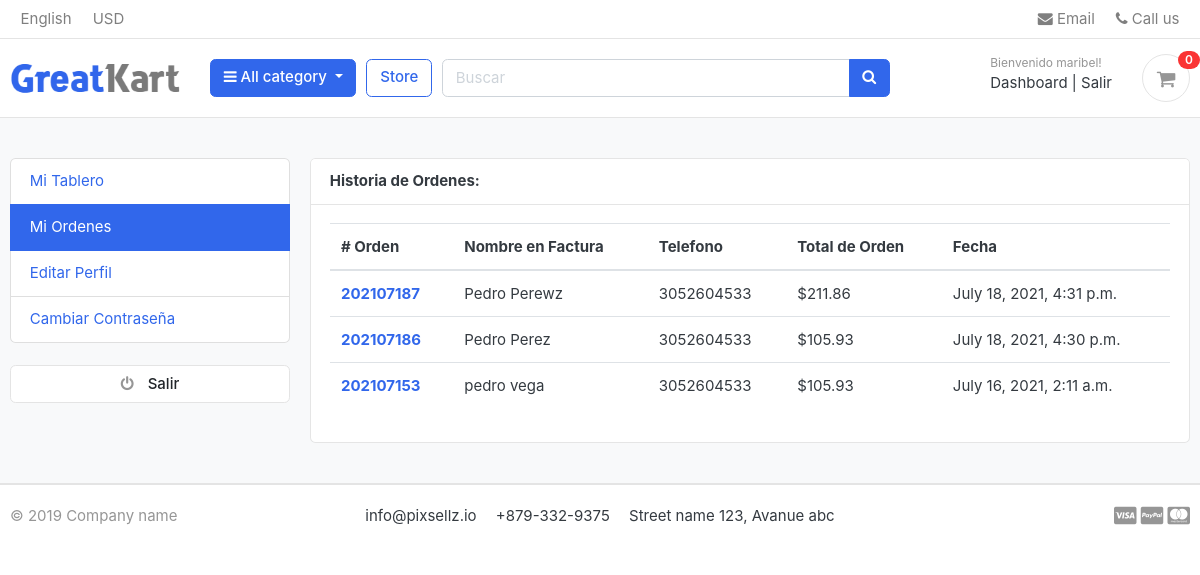
Page /cuentas/mis_ordenes/ (signed in) on the committed database.
### cuentas/models.py (models this page shows, shortened)
class Account(AbstractBaseUser):
    first_name = models.CharField(max_length=50)
    last_name = models.CharField(max_length=50)
    username = models.CharField(max_length=100, unique=True)
    email = models.EmailField(max_length=100, unique=True)
    phone = models.CharField(max_length=50)
    date_joined = models.DateTimeField(auto_now_add=True)
    last_login = models.DateTimeField(auto_now_add=True)
    is_admin = models.BooleanField(default=False)
    is_staff = models.BooleanField(default=False)
    is_active = models.BooleanField(default=False)
    is_superadmin = models.BooleanField(default=False)
    USERNAME_FIELD= 'email'
    REQUIRED_FIELDS = ['username','first_name','last_name']
    objects= MyAccountManager()

### orders/models.py (models this page shows, shortened)
class Order(models.Model):
    STATUS = (
        ('New', 'New'),
        ('Accepted', 'Accepted'),
        ('Completed', 'Completed'),
        ('Cancelled', 'Cancelled'),
    )
    user           = models.ForeignKey(Account, on_delete=models.SET_NULL, null=True)
    payment        = models.ForeignKey(Payment, on_delete=models.SET_NULL, blank=True, null=True)
    order_number   = models.CharField(max_length=20)
    first_name     = models.CharField(max_length=50)
    last_name      = models.CharField(max_length=50)
    phone          = models.CharField(max_length=15)
    email          = models.EmailField(max_length=50)
    address_line_1 = models.CharField(max_length=50)
    address_line_2 = models.CharField(max_length=50, blank=True)
    city           = models.CharField(max_length=50)
    state          = models.CharField(max_length=50)
    country        = models.CharField(max_length=50)
    order_note     = models.CharField(max_length=50, blank=True)
    order_total    = models.FloatField()
    tax            = models.FloatField()
    status         = models.CharField(max_length=10, choices = STATUS, default='New')
    ip             = models.CharField(blank=True, max_length=20)
    is_ordered     = models.BooleanField(default=False)
    created_at     = models.DateTimeField(auto_now_add=True)
    updated_at     = models.DateTimeField(auto_now_add=True)
    def full_name (self):
        return f'{self.first_name} {self.last_name}'

### cuentas/views.py (the view)
# urls.py: path('mis_ordenes/', views.mis_ordenes, name='mis_ordenes'),
@login_required(login_url='entrar')
def mis_ordenes(request):
    orders = Order.objects.filter(user=request.user, is_ordered = True).order_by('-created_at')
    context = {
        'orders': orders,
    }
    return render(request, 'cuentas/mis_ordenes.html', context)

### carts/context_processors.py (called while the page is built)
def counter(request):
    cart_count = 0
    if 'admin' in request.path:
        return{}
    else:
        try:
            cart = Cart.objects.filter(cart_id = _cart_id(request))
            if request.user.is_authenticated:
                cart_items = CartItem.objects.all().filter(user=request.user)
            else:
                cart_items = CartItem.objects.all().filter(cart= cart[:1])
            for cart_item in cart_items:
                cart_count += cart_item.quantity
        except Cart.DoesNotExist:
            cart_count = 0
    return dict(cart_count= cart_count)

### carts/views.py (called while the page is built)
def _cart_id(request):
    cart = request.session.session_key
    if not cart:
        cart = request.session.create()
    return cart

### categorias/context_processors.py (called while the page is built)
def menu_links(request):
    links = Categoria.objects.all()
    return dict(links=links)

### categorias/models.py (called while the page is built)
    def get_url(self):
            return reverse('productos_por_categorias', args=[self.slug])

### templates/cuentas/mis_ordenes.html (shortened to what this page needs)
{% extends 'base.html' %}
{% block content %}
<section class="section-conten padding-y bg">
    <div class="container">
        <div class="row">
        {% include 'includes/dashboard_sidebar.html' %}
        <main class="col-md-9">
            <article class="card">
            <header class="card-header">
                <strong class="d-inline-block mr-3">Historia de Ordenes:</strong>
            </header>
            <div class="card-body">
                <div class="row">
                <div class="col-md-12">
                    <table class="table">
                        <thead>
                          <tr>
                            <th scope="col"># Orden</th>
                            <th scope="col">Nombre en Factura</th>
                            <th scope="col">Telefono</th>
                            <th scope="col">Total de Orden</th>
                            <th scope="col">Fecha</th>
                          </tr>
                        </thead>
                        <tbody>
                        {% for order in orders %}
                          <tr>
                            <th scope="row"><a href="{% url 'order_detail' order.order_number %}">{{ order.order_number }}</a></th>
                            <td>{{ order.full_name}}</td>
                            <td>{{ order.phone }}</td>
                            <td>${{ order.order_total }}</td>
                            <td>{{ order.created_at }}</td>
                          </tr>
                        {% endfor %}
                        </tbody>
                      </table>
                </div>
            </div>
            </article>
        </main>
    </div>
    </div>
    </section>
{% endblock %}

### templates/includes/navbar.html (shortened to what this page needs)
    {% load static %}
    <header class="section-header">
        <nav class="navbar p-md-0 navbar-expand-sm navbar-light border-bottom">
        <div class="container">
          <div class="collapse navbar-collapse" id="navbarTop4">
            <ul class="navbar-nav mr-auto">
                <li class="nav-item dropdown">
                     <a href="#" class="nav-link">   English </a>
                </li>
                <li class="nav-item dropdown">
                    <a href="#" class="nav-link"> USD </a>
                </li>
            </ul>
            <ul class="navbar-nav">
                <li><a href="#" class="nav-link"> <i class="fa fa-envelope"></i> Email </a></li>
                <li><a href="#" class="nav-link"> <i class="fa fa-phone"></i> Call us </a></li>
            </ul>
          </div>
        </div>
        </nav>
        <section class="header-main border-bottom">
            <div class="container">
        <div class="row align-items-center">
            <div class="col-lg-2 col-md-3 col-6">
                <a href="{% url 'home' %}" class="brand-wrap">
                    <img class="logo" src="{% static './images/logo.png' %}">
                </a>
            </div>
            <div class="col-lg col-sm col-md col-6 flex-grow-0">
                <div class="category-wrap dropdown d-inline-block float-right">
                    <button type="button" class="btn btn-primary dropdown-toggle" data-toggle="dropdown">
                        <i class="fa fa-bars"></i> All category
                    </button>
                </div>
            </div>
            <a href="{% url 'tienda' %}" class="btn btn-outline-primary">Store</a>
            <div class="col-lg  col-md-6 col-sm-12 col">
                <form action="{% url 'buscar' %}" class="buscar" method="GET">
                    <div class="input-group w-100">
                        <input type="text" class="form-control" style="width:60%;" placeholder="Buscar" name="keyword">
                        <div class="input-group-append">
                          <button class="btn btn-primary" type="submit">
                            <i class="fa fa-search"></i>
                          </button>
                        </div>
                    </div>
                </form>
            </div>
            <div class="col-lg-3 col-sm-6 col-8 order-2 order-lg-3">
                        <div class="d-flex justify-content-end mb-3 mb-lg-0">
                            {% if user.id is None %}
                            <div class="widget-header">
                                <small class="title text-muted">Welcome guest!</small>
                                <div>
                                    <a href="{% url 'entrar' %}">Entrar</a> <span class="dark-transp"> | </span>
                                    <a href="{% url 'registrate' %}"> Registrate</a>
                                </div>
                            </div>
                            {% else %}
                            <div class="widget-header">
                                <small class="title text-muted">Bienvenido {{ user.first_name }}!</small>
                                <div>
                                    <a href="{% url 'dashboard' %}">Dashboard</a> <span class="dark-transp"> | </span>
                                    <a href="{% url 'salir' %}"> Salir</a>
                                </div>
                            </div>
                            {% endif %}
                            <a href="{% url 'cart' %}" class="widget-header pl-3 ml-3">
                                <div class="icon icon-sm rounded-circle border"><i class="fa fa-shopping-cart"></i></div>
                                <span class="badge badge-pill badge-danger notify">{{ cart_count }}</span>
                            </a>
                        </div>
                    </div>
        </div>
            </div>
        </section>
        </header>

### static/css/ui.css (style rules this page uses)
html { font-family: "Inter", sans-serif; font-size: 15px; }
.icon-xs, .icon-sm, .icon-md, .icon-lg { display: inline-block; text-align: center; flex-shrink: 0; flex-grow: 0; }
.icon-sm { width: 48px; height: 48px; line-height: 48px !important; font-size: 20px; }
.padding-y { padding-top: 40px; padding-bottom: 40px; }
article:after, .form-group:after { display: block; clear: both; content: ""; }
.bg { background-color: #f8f9fa; }
.header-main { position: relative; padding-top: 1rem; padding-bottom: 1rem; }
.brand-wrap .logo, .navbar-brand .logo { margin-right: 7px; max-height: 42px; display: inline-block; }
.widget-header { display: inline-block; vertical-align: middle; position: relative; }
.widget-header a { color: #343a40; }
.widget-header i { color: #969696; }
.widget-header .title { display: block; }
.widget-header .notify { position: absolute; top: -3px; right: -10px; }
.notify { position: absolute; top: -4px; right: -10px; display: inline-block; padding: 0.25em 0.6em; font-size: 12px; line-height: 1; text-align: center; border-radius: 3rem; color: #fff; background-color: #fa3434; }

### rows in the picture
Account: first_name "maribel"
Order: order_number "202107187", full_name "Pedro Perewz", phone "3052604533", order_total "211.86", created_at "July 18, 2021, 4:31 p.m."
Order: order_number "202107186", full_name "Pedro Perez", phone "3052604533", order_total "105.93", created_at "July 18, 2021, 4:30 p.m."
Order: order_number "202107153", full_name "pedro vega", phone "3052604533", order_total "105.93", created_at "July 16, 2021, 2:11 a.m."

### other values in the picture
{{ cart_count }} "0"
